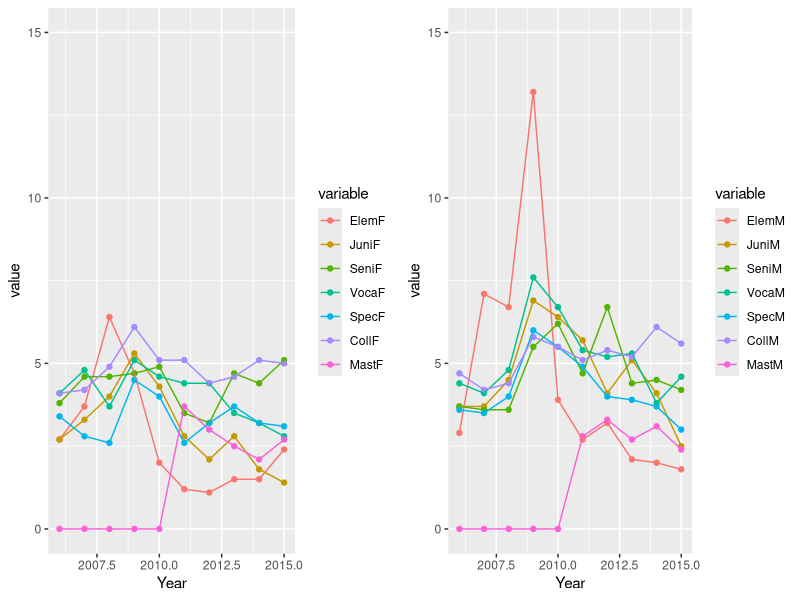
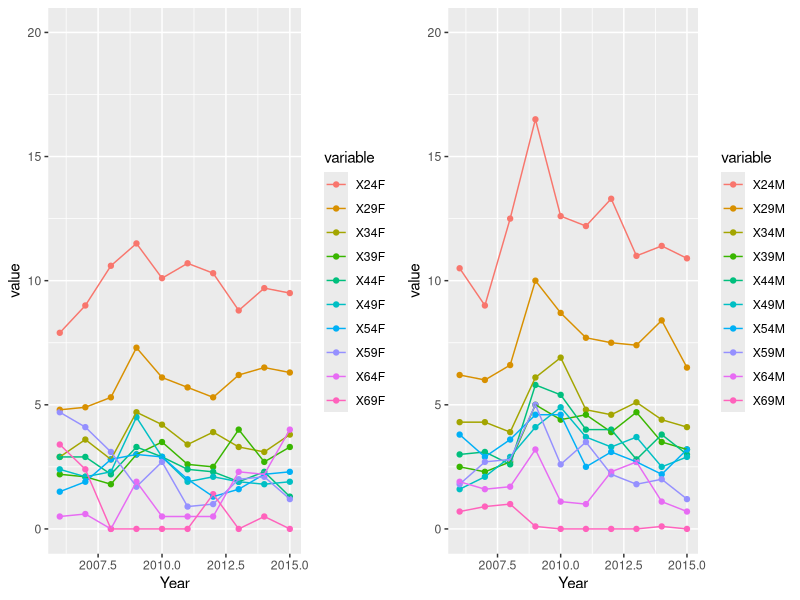
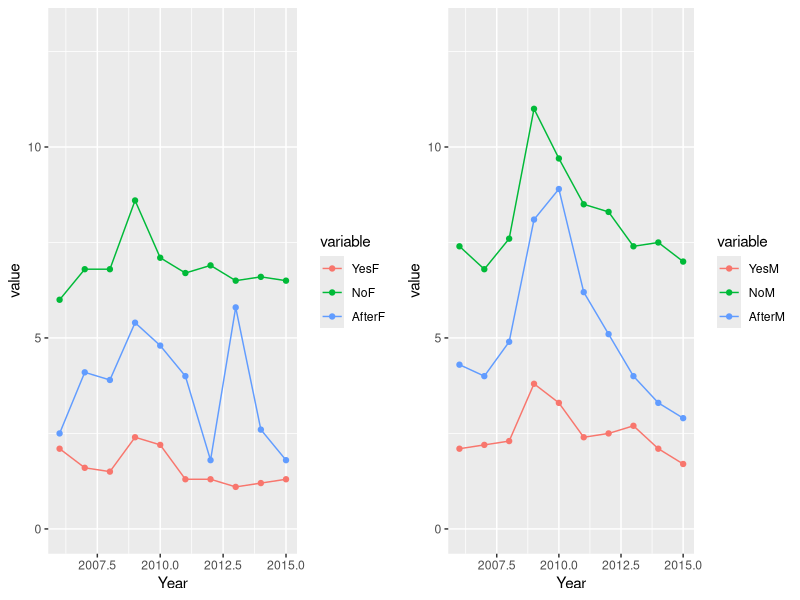
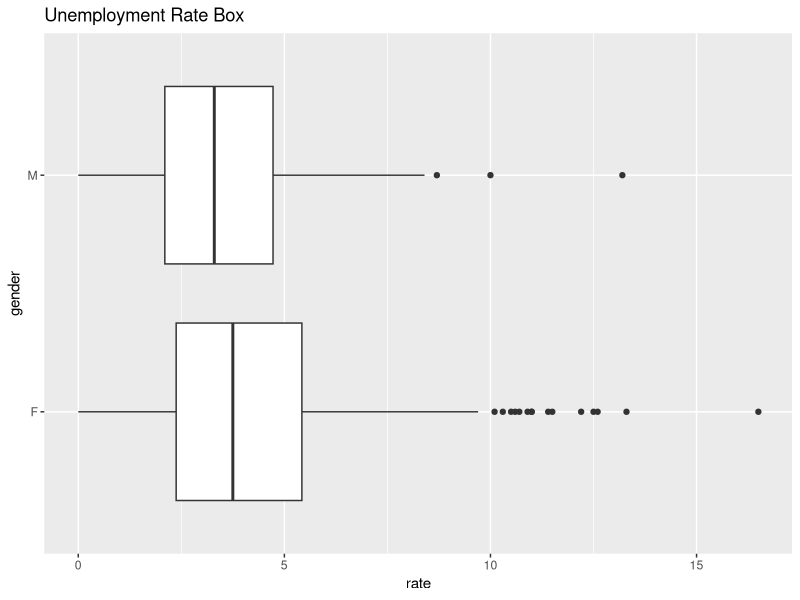

Write R code to recreate these figures, in order.
## ---- chunk 1
Edu = read.csv('education.csv')
Mar = read.csv('marriage.csv')
Age = read.csv('age.csv')
library(ggplot2)
library(reshape2)
library(gridExtra)
## ---- chunk 2
EduF <- Edu[,c("Year","ElemF","JuniF","SeniF", "VocaF","SpecF","CollF","MastF")]
EduF <- melt(EduF, id.vars="Year")
EduM <- Edu[,c("Year","ElemM","JuniM","SeniM", "VocaM","SpecM","CollM","MastM")]
EduM <- melt(EduM, id.vars="Year")

plotF1 <- ggplot(EduF, aes(Year,value, col=variable)) + 
  geom_point() + 
  geom_line() +
  ylim(0, 15)
plotM1 <- ggplot(EduM, aes(Year,value, col=variable)) + 
  geom_point() + 
  geom_line()+
  ylim(0, 15)
grid.arrange(plotF1, plotM1, ncol=2)
## ---- chunk 3
AgeF <- Age[,c("Year","X24F","X29F","X34F", "X39F","X44F","X49F","X54F","X59F","X64F","X69F")]
AgeF <- melt(AgeF, id.vars="Year")
AgeM <- Age[,c("Year","X24M","X29M","X34M", "X39M","X44M","X49M","X54M","X59M","X64M","X69M")]
AgeM <- melt(AgeM, id.vars="Year")

plotF2 <- ggplot(AgeF, aes(Year,value, col=variable)) + 
  geom_point() + 
  geom_line() +
  ylim(0, 20)
plotM2 <- ggplot(AgeM, aes(Year,value, col=variable)) + 
  geom_point() + 
  geom_line() +
  ylim(0, 20)
grid.arrange(plotF2, plotM2, ncol=2)
 

## ---- chunk 4
MarF <- Mar[,c("Year","YesF","NoF","AfterF")]
MarF <- melt(MarF, id.vars="Year")
MarM <- Mar[,c("Year","YesM","NoM","AfterM")]
MarM <- melt(MarM, id.vars="Year")

plotF3 <- ggplot(MarF, aes(Year,value, col=variable)) + 
  geom_point() + 
  geom_line()+
  ylim(0, 13)
plotM3 <- ggplot(MarM, aes(Year,value, col=variable)) + 
  geom_point() + 
  geom_line() +
  ylim(0, 13)
grid.arrange(plotF3, plotM3, ncol=2)
## ---- chunk 5
gender = c("M","M","M","M","M","M","M","M","M","M","M","M","M","M","M","M","M","M","M","M",
           "F","F","F","F","F","F","F","F","F","F","F","F","F","F","F","F","F","F","F","F")
catagory = c("Elem", "Juni","Seni","Voca","Spec","Coll","Mast","24","29","34","39","44","49","54","59","64","69","No","Yes","After","Elem", "Juni","Seni","Voca","Spec","Coll","Mast","24","29","34","39","44","49","54","59","64","69","No","Yes","After")
rate = c(EduM$value, AgeM$value, MarM$value, EduF$value, AgeF$value, MarF$value)
GenderDf <- data.frame(gender,catagory, rate)
## ---- chunk 6
ggplot(data = GenderDf, aes(x = gender, y = rate)) +
 geom_boxplot() + coord_flip() +
 labs( y = 'rate', x = 'gender', 
       title = 'Unemployment Rate Box')
## ---- chunk 7
with(GenderDf, 
     tapply(rate, gender,
     function(x) 
       c(mean(x) + c(-2, 2) * sd(x)/sqrt(length(x)))))
## ---- chunk 8
t.test(rate ~ gender, data = GenderDf)
